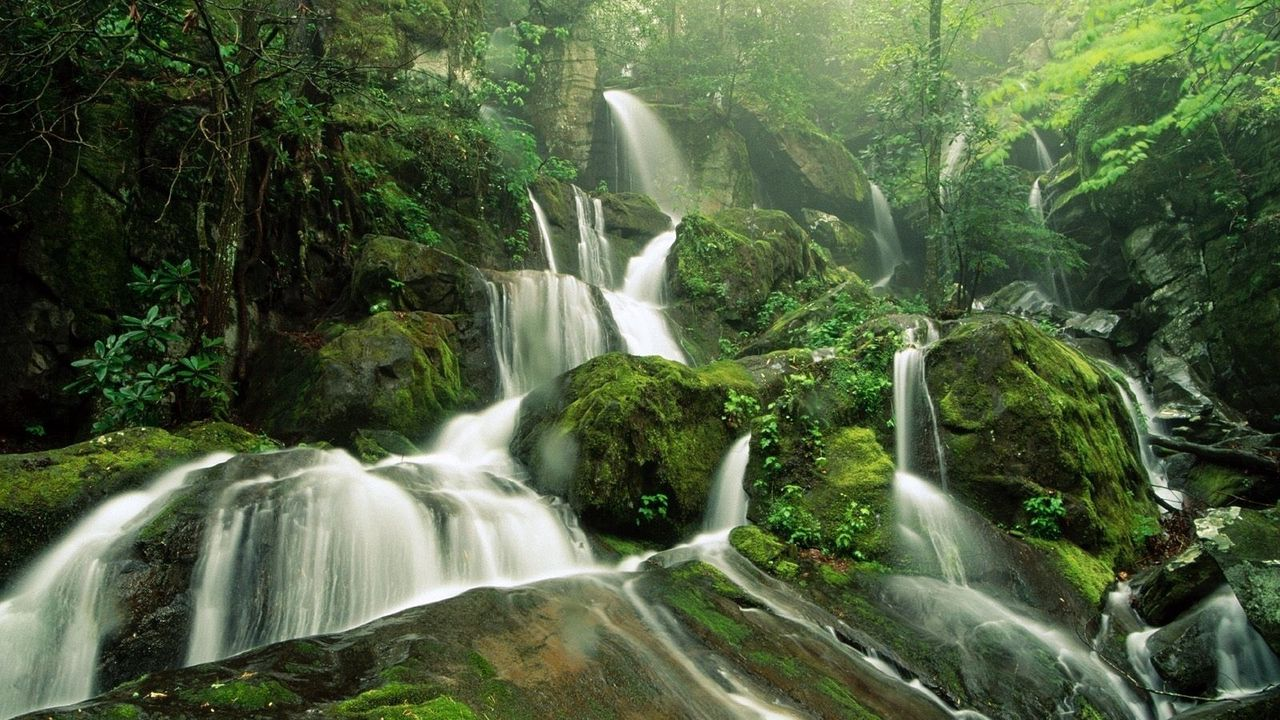
//> input picture color_transfer/b.jpg, 1280 x 720 px
$ ./color_transfer   (built with g++ and OpenCV 4)
//> lines starting //> are read from the running program, lines starting //| are printed output that depends on the picture
#include <iostream>
#include <stdio.h>
#include <opencv2/opencv.hpp>

using namespace std;
using namespace cv;


void colorTransfer(const Mat& input1, Mat& input2)
{														//입력된 이미지를 lab 변환한다.
	Mat labinput, labouput;
	cvtColor(input1, labinput, COLOR_BGR2Lab);
	cvtColor(input2, labouput, COLOR_BGR2Lab);
	labinput.convertTo(labinput, CV_32FC3);					//영상을 32FC3 영상으로 변환한다.
	labouput.convertTo(labouput, CV_32FC3);

	Scalar meaninput, stdinput, meanoutput, stdoutput;		//입력 영상의 평균과 표준편차를 채널별로 mean( )과 std( )에 계산한다.
	meanStdDev(labinput, meaninput, stdinput);
	meanStdDev(labouput, meanoutput, stdoutput);

	vector<Mat> inputsplit, outputsplit;					//채널을 분리한다.
	split(labinput, inputsplit);
	split(labouput, outputsplit);
															//각각의 채널별로 계산을 수행한다.
	outputsplit[0] -= meanoutput[0];
	outputsplit[1] -= meanoutput[1];
	outputsplit[2] -= meanoutput[2];

	outputsplit[0] = stdoutput[0] / stdinput[0] * outputsplit[0];
	outputsplit[1] = stdoutput[1] / stdinput[0] * outputsplit[1];
	outputsplit[2] = stdoutput[2] / stdinput[0] * outputsplit[2];

	outputsplit[0] += meaninput[0];
	outputsplit[1] += meaninput[1];
	outputsplit[2] += meaninput[2];
														//영상을 8UC1 영상으로 변환한다.
	outputsplit[0].convertTo(outputsplit[0], CV_8UC1);
	outputsplit[1].convertTo(outputsplit[1], CV_8UC1);
	outputsplit[2].convertTo(outputsplit[2], CV_8UC1);

	merge(outputsplit, input2);							//분리한 채널들을 병합한다.

	cvtColor(input2, input2, COLOR_Lab2BGR);			// lab에서 rgb로 다시 변환한다.
}
int main(int argc, char** argv)
{
	Mat input1, input2, input2_origin;
	input1 = imread("color_transfer\\b.jpg");
//> input1 is the input picture: 720 rows x 1280 cols, CV_8UC3; mean B, G, R 63.9, 94.5, 79.3
	input2 = imread("color_transfer\\a.jpg");
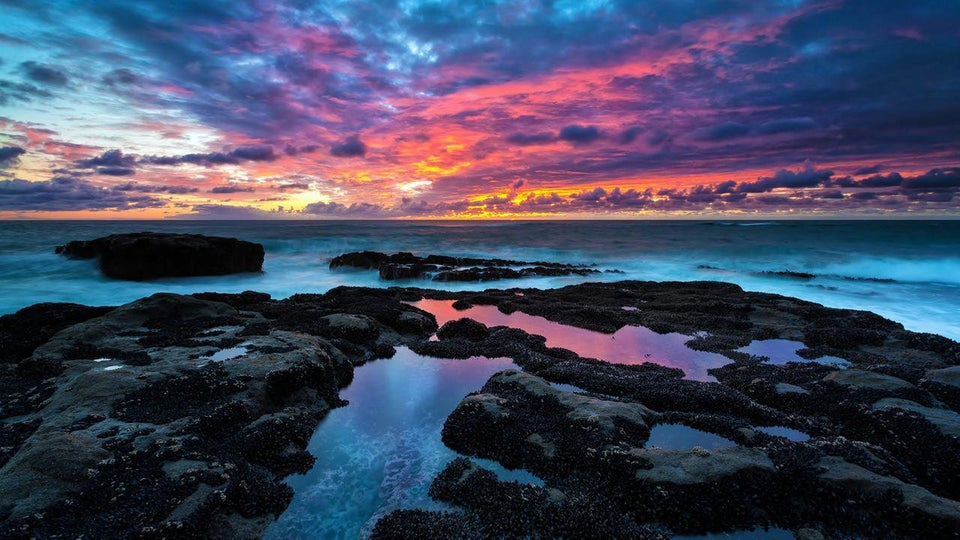
//> input picture color_transfer/a.jpg, 960 x 540 px
//> input2 is the input picture: 540 rows x 960 cols, CV_8UC3; mean B, G, R 95.1, 70.9, 64.8
	input2_origin = input2.clone();

	if (input1.empty() || input2.empty())
	{
		cout << "FILE NOT FOUND" << endl;
		return -1;
	}

	colorTransfer(input1, input2);
//> in colorTransfer, `cvtColor(input1, labinput, COLOR_BGR2Lab);`: labinput: 720 rows x 1280 cols, CV_8UC3; mean of channels 0, 1, 2 94.4, 116.5, 143.1
//> in colorTransfer, `cvtColor(input2, labouput, COLOR_BGR2Lab);`: labouput: 540 rows x 960 cols, CV_8UC3; mean of channels 0, 1, 2 77.4, 133.7, 114.7
//> in colorTransfer, `labinput.convertTo(labinput, CV_32FC3);`: labinput: 720 rows x 1280 cols, CV_32FC3; mean of channels 0, 1, 2 94.4, 116.6, 143
//> in colorTransfer, `labouput.convertTo(labouput, CV_32FC3);`: labouput: 540 rows x 960 cols, CV_32FC3; mean of channels 0, 1, 2 77.4, 133.7, 114.9
//> in colorTransfer, `meanStdDev(labinput, meaninput, stdinput);`: meaninput = Scalar(94.41, 116.5, 143.1); stdinput = Scalar(61.2, 7.48, 10.21)
//> in colorTransfer, `meanStdDev(labouput, meanoutput, stdoutput);`: meanoutput = Scalar(77.45, 133.7, 114.7); stdoutput = Scalar(58.99, 13.69, 15.83)
//> in colorTransfer, `split(labinput, inputsplit);`:
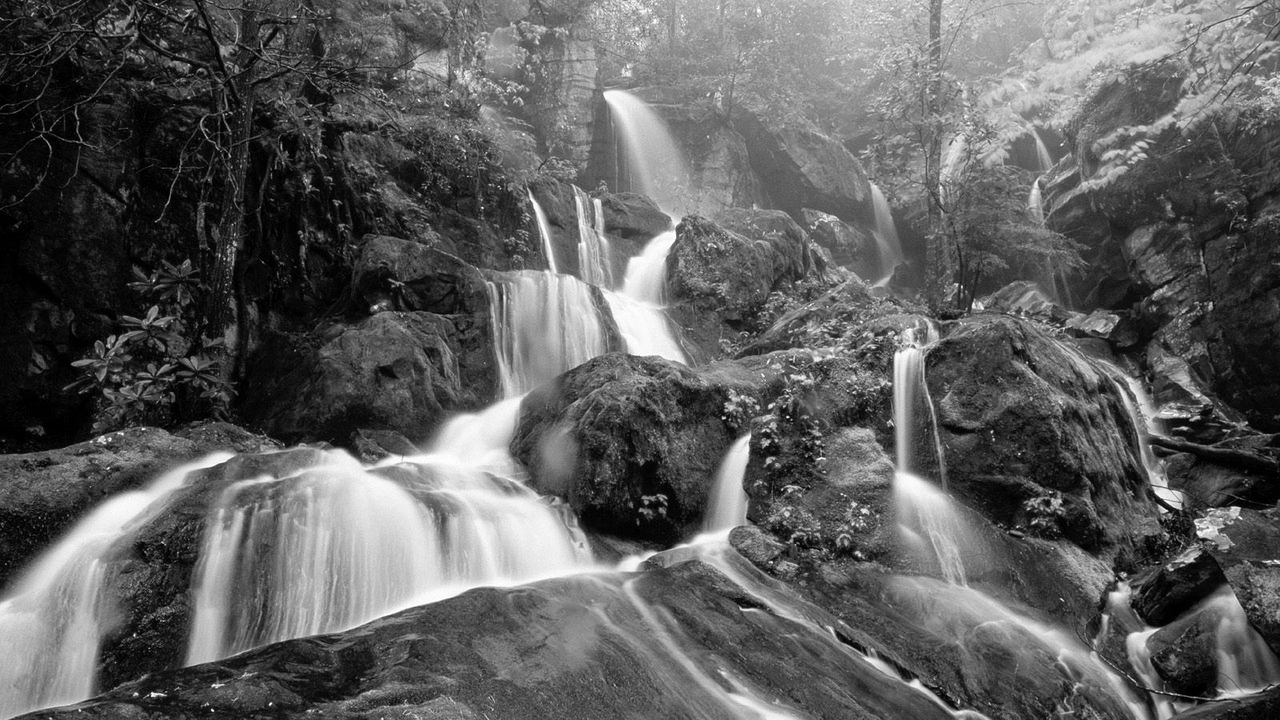
//> inputsplit[0]: 720 rows x 1280 cols, CV_32FC1; min 0, max 255, mean 94.4
//> in colorTransfer, `split(labinput, inputsplit);`:
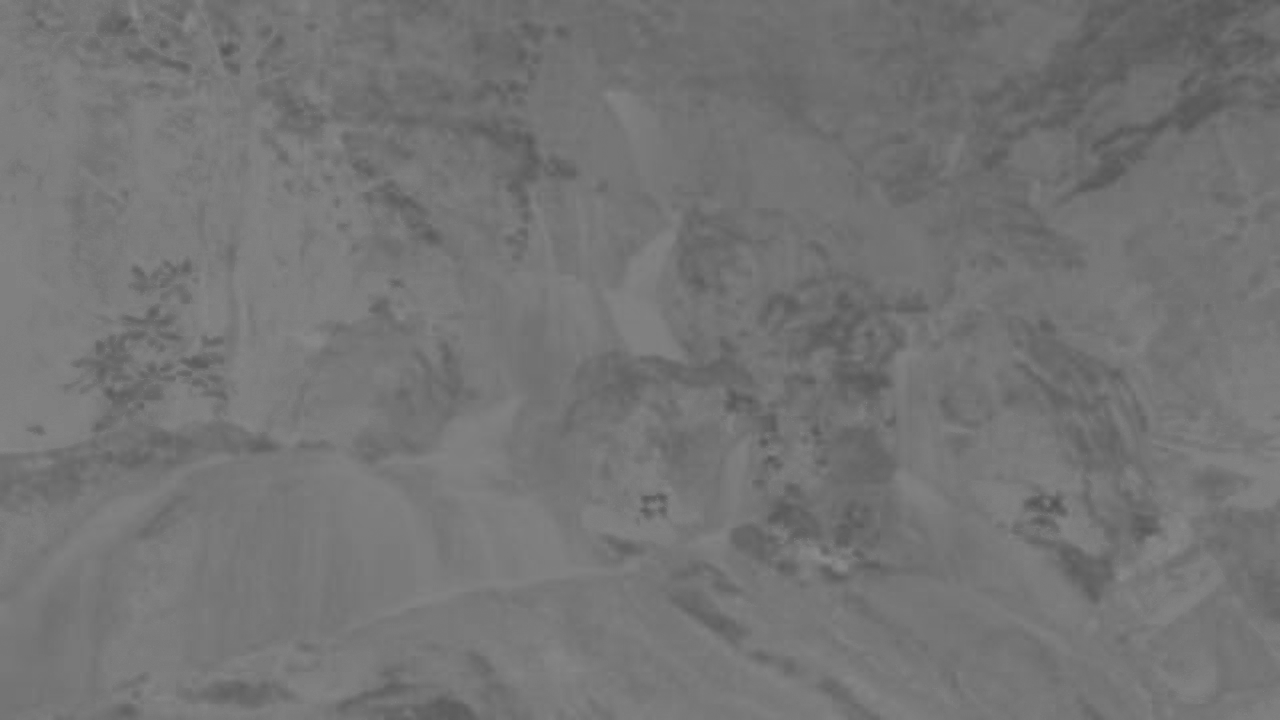
//> inputsplit[1]: 720 rows x 1280 cols, CV_32FC1; min 83, max 140, mean 116.5
//> in colorTransfer, `outputsplit[1] -= meanoutput[1];`:
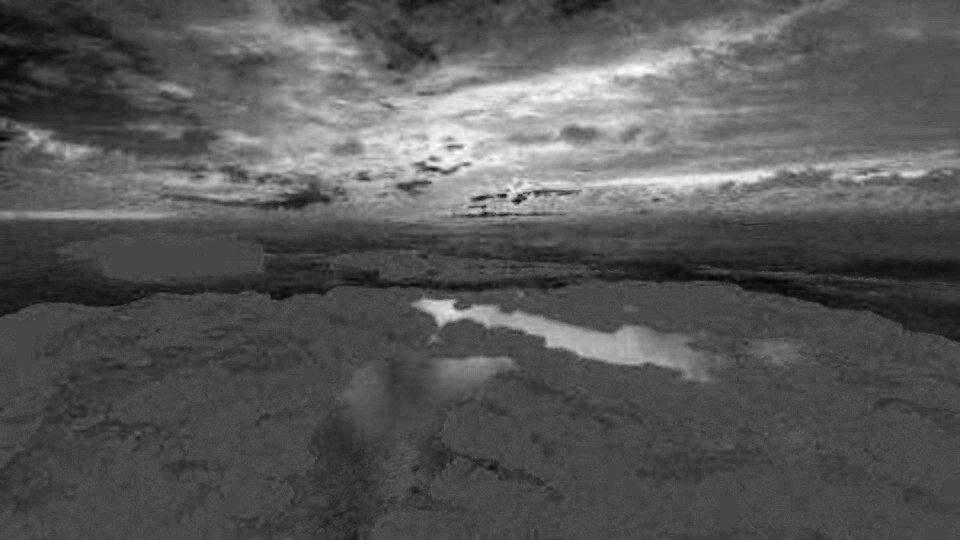
//> outputsplit[1]: 540 rows x 960 cols, CV_32FC1; min -29.7, max 56.3, mean 0; drawn with min black and max white
//> in colorTransfer, `outputsplit[2] += meaninput[2];`:
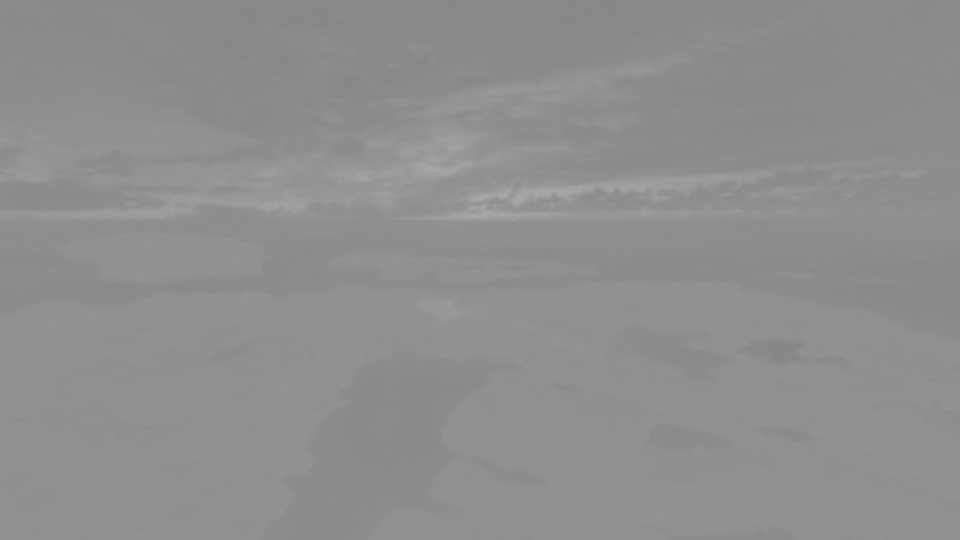
//> outputsplit[2]: 540 rows x 960 cols, CV_32FC1; min 134.6, max 169.3, mean 143.1
//> in colorTransfer, `merge(outputsplit, input2);`: input2: 540 rows x 960 cols, CV_8UC3; mean of channels 0, 1, 2 94.4, 116.5, 143.1
//> in colorTransfer, `cvtColor(input2, input2, COLOR_Lab2BGR);`:
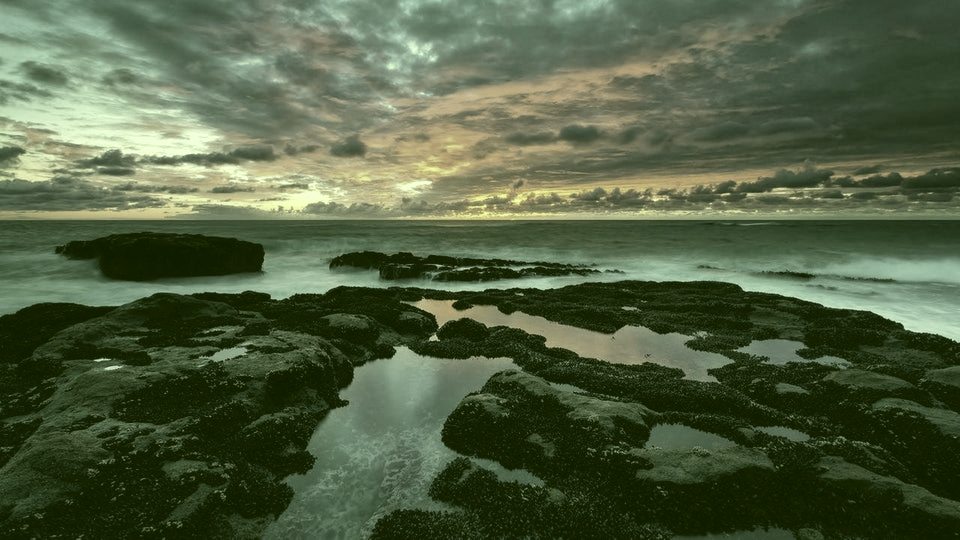
//> input2: 540 rows x 960 cols, CV_8UC3; mean B, G, R 65, 94.3, 80.3
	imwrite("color_transfer\\result.jpg", input2);
	imshow("input1", input1);
	imshow("input2", input2_origin);
	imshow("result", input2);
	waitKey(0);
	return 0;
}
